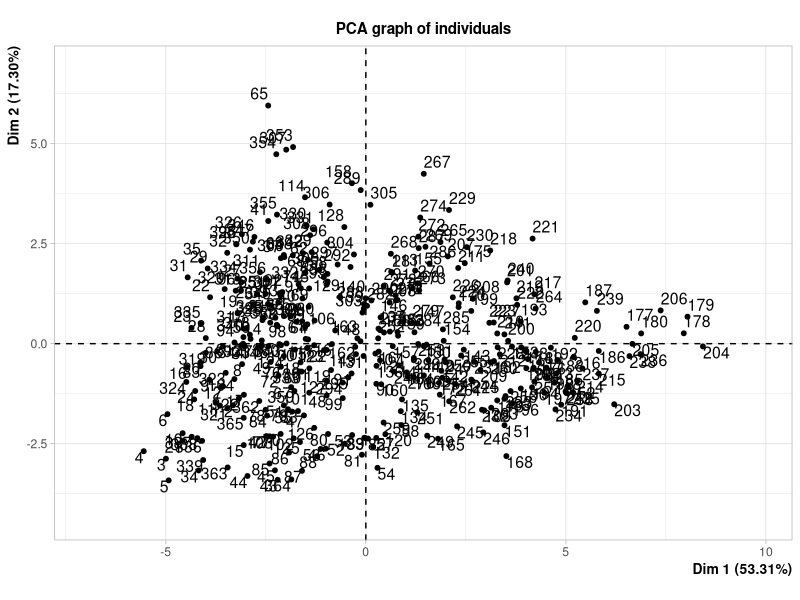
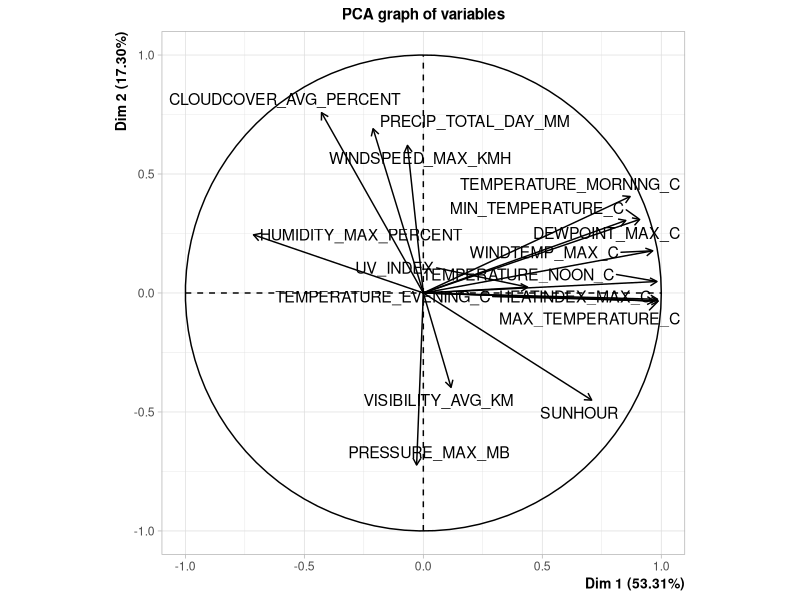

Recreate these plots in R, in order. (Note: this script raises an error after producing the figures.)
library(FactoMineR)
weather = read.csv('data/weather2019.csv', sep=';', dec='.')

weather$OPINION = as.factor(weather$OPINION)
weather$MONTH = as.factor(weather$MONTH)
weather$DAY = as.factor(weather$DAY)
weather$WEATHER_CODE_EVENING = as.factor(weather$WEATHER_CODE_EVENING)
weather$WEATHER_CODE_MORNING = as.factor(weather$WEATHER_CODE_MORNING)
weather$WEATHER_CODE_NOON = as.factor(weather$WEATHER_CODE_NOON)

par(mfrow=c(1,3))
df2quant = weather[, c(2:15, 20, 21)]
cor(df2quant)

pca = PCA(df2quant)

plot(pca, choix='ind', habillage=17)
